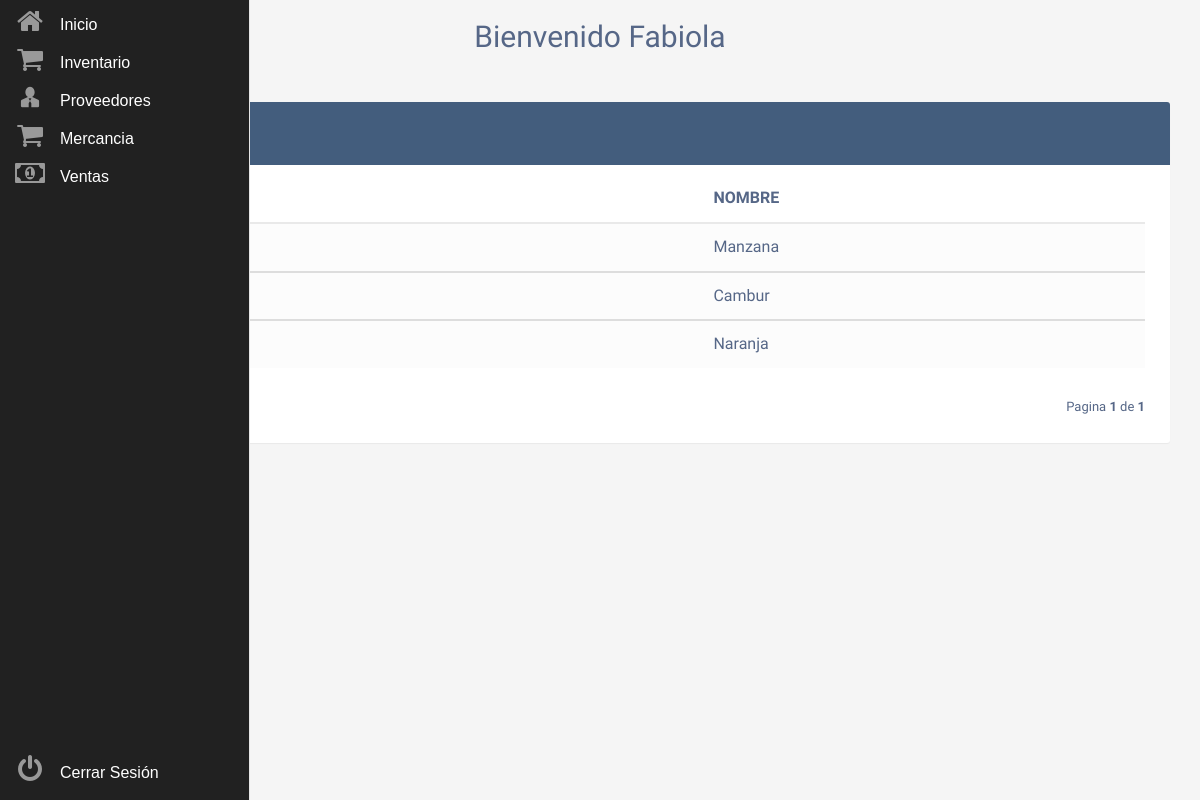
The page /mercanca_empleados.php (signed in) on the database its author committed.
### tables this page shows
CREATE TABLE `mercancia` (
  `ID_MERCANCIA` int NOT NULL,
  `NOMBRE` varchar(80) NOT NULL
);

### paginacion_mercancia_empleados.php (called while the page is built, shortened)
<?php
     $tamano=6;
     if(isset($_GET["pagina"])){
          if($_GET["pagina"]==1){
               header("location:mercancia_empleados.php");
          }
          else{
               $paginas=$_GET["pagina"];
          }
     }
     else{
          $paginas = 1;
     }
     $empezar = ($paginas-1)*$tamano;
?>

### mercanca_empleados.php (the view, shortened to what this page needs)
<?php
	require ('paginacion_mercancia_empleados.php');
	require ('registros_mercancia.php');
?>
<!DOCTYPE html>
<html lang="es">
<head>
<link rel="stylesheet" href="https://maxcdn.bootstrapcdn.com/font-awesome/4.7.0/css/font-awesome.min.css">
<link rel="stylesheet" href="bootstrap-3.3.7/dist/css/bootstrap.min.css">
<link rel="stylesheet" href="css/index.css">
<link rel="stylesheet" href="iconos/styles.css">
</head>
<body>
	<br>
    <div class="container">
        <div class="table-wrapper">
            <div class="table-title">
                <div class="row">
                    <div class="col-sm-6">
						<h2><b>Mercancia</b></h2>
					</div>
                </div>
            </div>
            <table class="table table-striped table-hover">
                <thead>
                    <tr>
                        <th>ID_MERCANCIA</th>
                        <th>NOMBRE</th>
                    </tr>
                </thead>
<?php
foreach($registros as $personas):
?>
                <tbody>
                    <tr>
				    <td><?php echo $personas->ID_MERCANCIA ?></td>
				    <td><?php echo $personas->NOMBRE ?></td>
                    </tr>
                </tbody>
<?php
	endforeach;
?>
		  </table>
<?php
	include('cambiar_pagina.php');
?>
        </div>
    </div>
</body>
</html>

### lateral/estilos.css (style rules this page uses)
.main-menu { position: fixed !important; }
.fa-2x { font-size: 2em; }
.fa { position: relative; display: table-cell; width: 60px; height: 36px; text-align: center; vertical-align: middle; font-size:20px; }
.main-menu { background:#212121; border-right:1px solid #e5e5e5; position:absolute; top:0; bottom:0; height:100%; left:0; width:60px; overflow:hidden; -webkit-transition:width .05s linear; transition:width .05s linear; -webkit-transform:translateZ(0) scale(1,1); z-index:1000; }
.main-menu>ul { margin:7px 0; }
.main-menu li { position:relative; display:block; width:250px; }
.main-menu li>a { position:relative; display:table; border-collapse:collapse; border-spacing:0; color:#999; font-family: arial; font-size: 14px; text-decoration:none; -webkit-transform:translateZ(0) scale(1,1); -webkit-transition:all .1s linear; transition:all .1s linear; margin-top: 2px; margin-bottom: 2px; }
.main-menu .nav-text { position:relative; display:table-cell; vertical-align:middle; width:190px; font-family: arial, 'Titillium Web', sans-serif; font-size: 16px; color: #fff; }
.main-menu>ul.logout { position:absolute; left:0; bottom:0; }
nav { -webkit-user-select:none; -moz-user-select:none; -ms-user-select:none; -o-user-select:none; user-select:none; }
nav ul,nav li { outline:0; margin:0; padding:0; }

### css/index.css (style rules this page uses)
body { color: #566787; background: #f5f5f5; font-family: 'Varela Round', sans-serif; font-size: 13px; }
.table-wrapper { background: #fff; padding: 20px 25px; margin: 30px 0; border-radius: 3px; box-shadow: 0 1px 1px rgba(0,0,0,.05); }
.table-title { padding-bottom: 15px; background: #435d7d; color: #fff; padding: 16px 30px; margin: -20px -25px 10px; border-radius: 3px 3px 0 0; }
.table-title h2 { margin: 5px 0 0; font-size: 24px; }
table.table tr th, table.table tr td { border-color: #e9e9e9; padding: 12px 15px; vertical-align: middle; }
table.table tr th:first-child { width: 60px; }
table.table tr th:last-child { width: 100px; }
table.table-striped tbody tr:nth-of-type(odd) { background-color: #fcfcfc; }

### rows shown on the page
mercancia: NOMBRE "Manzana"
mercancia: NOMBRE "Cambur"
mercancia: NOMBRE "Naranja"

### other values the page prints
$_SESSION["usuario"] "Fabiola"
$paginas "1"
$total_paginas "1"
